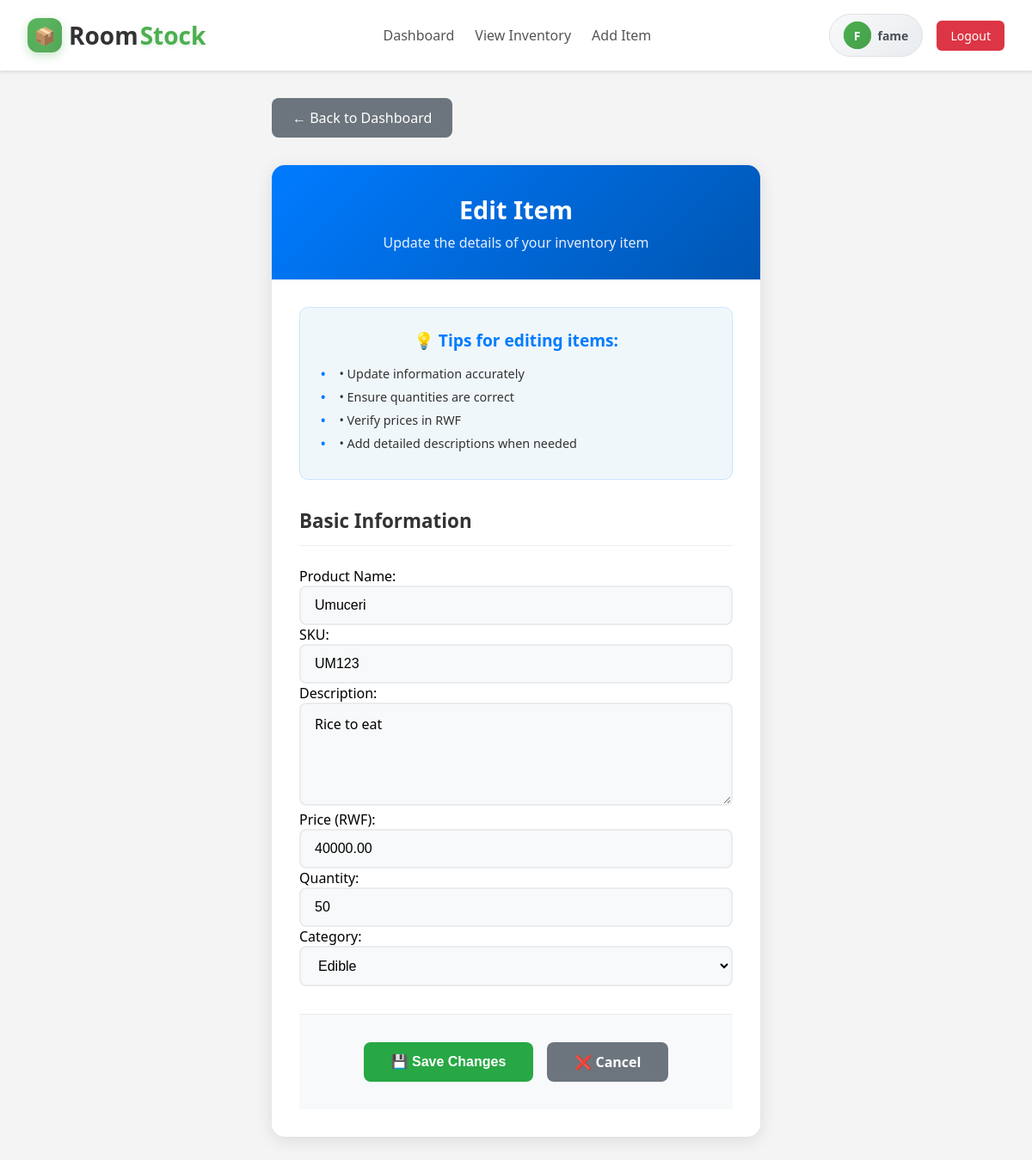
The app's page /item/7/edit (signed in) with its own data.
### roomstockapp/models.py (models this page shows, shortened)
class Product(models.Model):
    product_id = models.AutoField(primary_key=True)
    name = models.CharField(max_length=100)
    sku = models.CharField(max_length=50, unique=True)
    description = models.TextField(blank=True, null=True)
    price = models.DecimalField(max_digits=10, decimal_places=2)
    quantity = models.IntegerField(default=0)
    category = models.ForeignKey(Category, on_delete=models.SET_NULL, null=True, blank=True)
    user = models.ForeignKey(User, on_delete=models.CASCADE)
    created_at = models.DateTimeField(auto_now_add=True)
    updated_at = models.DateTimeField(auto_now=True)
    is_active = models.BooleanField(default=True)
    class Meta:
        ordering = ['-created_at']

class Category(models.Model):
    name = models.CharField(max_length=100)
    description = models.TextField(blank=True, null=True)
    created_at = models.DateTimeField(auto_now_add=True)
    updated_at = models.DateTimeField(auto_now=True)
    def __str__(self):
        return self.name
    class Meta:
        verbose_name_plural = "Categories"

### roomstockapp/views.py (the view)
# urls.py: path("item/<int:product_id>/edit",views.edit_item,name="edit_item"),
def edit_item(request, product_id):
    product = get_object_or_404(Product, product_id=product_id, user=request.user)
    if request.method == 'POST':
        form = ProductForm(request.POST, instance=product)
        if form.is_valid():
            form.save()
            messages.success(request, 'Product updated successfully!')
            return redirect('inventory_list')
    else:
        form = ProductForm(instance=product)
    return render(request, 'inventory/edit.html', {'form': form, 'item': product})

### roomstockapp/templates/inventory/edit.html (shortened to what this page needs)
{% extends "main.html" %}
{% load static %}
{% block content %}
<div class="edit-container">
  <a href="{% url 'index' %}" class="back-button">
    ← Back to Dashboard
  </a>
  <div class="edit-card">
    <div class="edit-header">
      <h1 class="edit-title">Edit Item</h1>
      <p class="edit-subtitle">Update the details of your inventory item</p>
    </div>
    <form method="POST" class="edit-form">
      <div class="form-tips">
        <div class="tips-title">💡 Tips for editing items:</div>
        <div class="tips-list">
          <div class="tip-item">• Update information accurately</div>
          <div class="tip-item">• Ensure quantities are correct</div>
          <div class="tip-item">• Verify prices in RWF</div>
          <div class="tip-item">• Add detailed descriptions when needed</div>
        </div>
      </div>
      <div class="form-section">
        <h2 class="section-title">Basic Information</h2>
        {{ form.as_p }}
      </div>
      <div class="form-actions">
        <button type="submit" class="form-btn save-btn">
          💾 Save Changes
        </button>
        <a href="{% url 'index' %}" class="form-btn cancel-btn">
          ❌ Cancel
        </a>
      </div>
    </form>
  </div>
</div>
{% endblock content %}

### roomstockapp/templates/components/navbar.html (shortened to what this page needs)
<!DOCTYPE html>
<html lang="en">
  <head>
  </head>
  <body>
    <nav>
      <a href="{% url 'index' %}" class="logo">
        <div class="logo-icon">📦</div>
        <div class="logo-text">
          <span class="logo-room">Room</span>
          <span class="logo-stock">Stock</span>
        </div>
      </a>
      {% if user.is_authenticated %}
        <div class="nav-links">
          <a href="{% url 'index' %}">Dashboard</a>
          <a href="{% url 'inventory_list' %}">View Inventory</a>
          <a href="{% url 'add_item' %}">Add Item</a>
        </div>
        <div class="user-section">
          <div class="user-info">
            <div class="user-avatar">
              <a href="{% url 'profile' %}" class="user-avatar">
              {{ user.username|first|upper }}
            </a>
            </div>
            <span class="username">{{ user.username }}</span>
          </div>
          <a href="{% url 'logout' %}" class="logout-btn">Logout</a>
        </div>
      {% else %}
        <div class="auth-buttons">
          <a href="{% url 'login' %}"><button>Login</button></a>
          <a href="{% url 'register' %}"><button>Register</button></a>
        </div>
      {% endif %}
    </nav>
  </body>
</html>

### roomstockapp/templates/components/navbar.html (style rules this page uses)
* { box-sizing: border-box; margin: 0; padding: 0; }
body { font-family: "Segoe UI", sans-serif; background-color: #f4f4f4; }
nav { display: flex; justify-content: space-between; align-items: center; padding: 1rem 2rem; background-color: #fff; box-shadow: 0 2px 4px rgba(0, 0, 0, 0.1); }
.logo { display: flex; align-items: center; gap: 8px; font-size: 28px; font-weight: 700; text-decoration: none; color: #333; transition: transform 0.3s ease; }
.logo-icon { width: 40px; height: 40px; background: linear-gradient(135deg, #4CAF50, #45a049); border-radius: 12px; display: flex; align-items: center; justify-content: center; color: white; font-size: 20px; font-weight: bold; box-shadow: 0 4px 12px rgba(76, 175, 80, 0.3); position: relative; overflow: hidden; }
.logo-icon::before { content: ''; position: absolute; top: -50%; left: -50%; width: 200%; height: 200%; background: linear-gradient(45deg, transparent, rgba(255,255,255,0.1), transparent); transform: rotate(45deg); animation: shine 3s infinite; }
.logo-text { display: flex; align-items: baseline; gap: 2px; }
.logo-room { color: #333; font-weight: 600; }
.logo-stock { color: #4CAF50; font-weight: 800; text-shadow: 0 2px 4px rgba(76, 175, 80, 0.2); position: relative; }
.logo-stock::after { content: ''; position: absolute; bottom: -2px; left: 0; width: 100%; height: 2px; background: linear-gradient(90deg, #4CAF50, #45a049); border-radius: 1px; transform: scaleX(0); transform-origin: left; transition: transform 0.3s ease; }
nav .nav-links { display: flex; gap: 1.5rem; }
nav .nav-links a { text-decoration: none; color: #555; font-weight: 500; transition: color 0.3s; }
.user-section { display: flex; align-items: center; gap: 1rem; }
.user-info { display: flex; align-items: center; gap: 0.5rem; padding: 0.5rem 1rem; background: linear-gradient(135deg, #f8f9fa, #e9ecef); border-radius: 25px; border: 1px solid #dee2e6; transition: all 0.3s ease; }
.user-avatar { width: 32px; height: 32px; background: linear-gradient(135deg, #4CAF50, #45a049); border-radius: 50%; display: flex; align-items: center; justify-content: center; color: white; font-weight: bold; font-size: 14px; text-transform: uppercase; text-decoration: none; }
.username { font-weight: 600; color: #495057; font-size: 14px; }
.logout-btn { padding: 0.5rem 1rem; border: none; border-radius: 6px; background-color: #dc3545; color: white; font-weight: 500; font-size: 14px; cursor: pointer; transition: all 0.3s ease; text-decoration: none; display: inline-block; }

### records on screen
Product: name "Umuceri", sku "UM123", description "Rice to eat", price "40000.00", quantity "50", category "Edible"

### other values on screen
{{ user.username|first|upper }} "F"
{{ user.username }} "fame"
